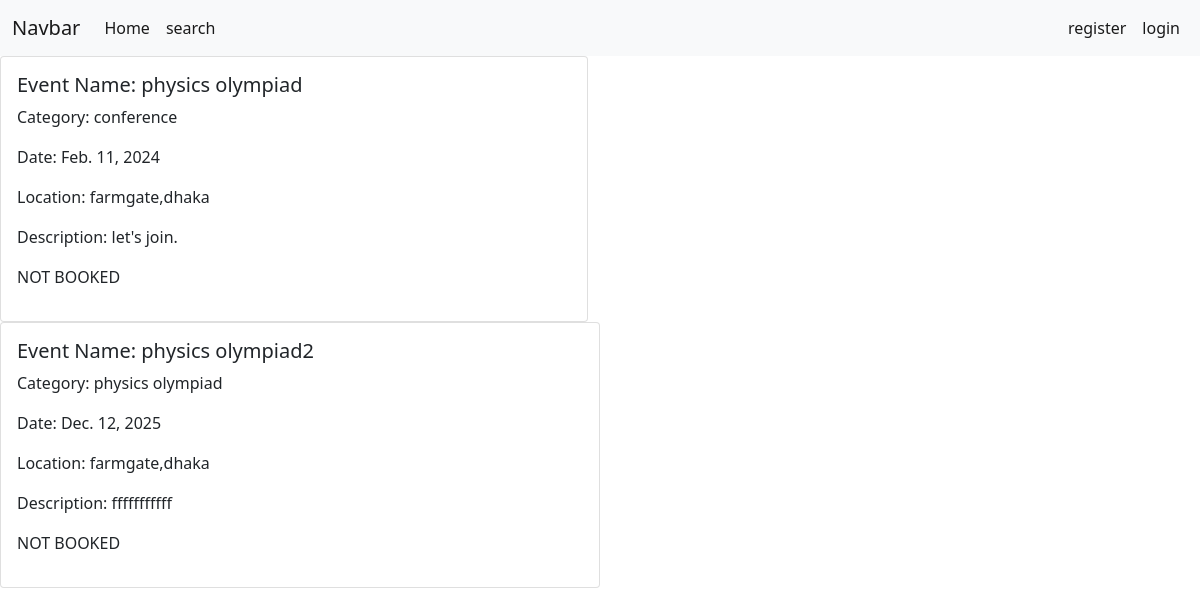
Before: / with the older database file.
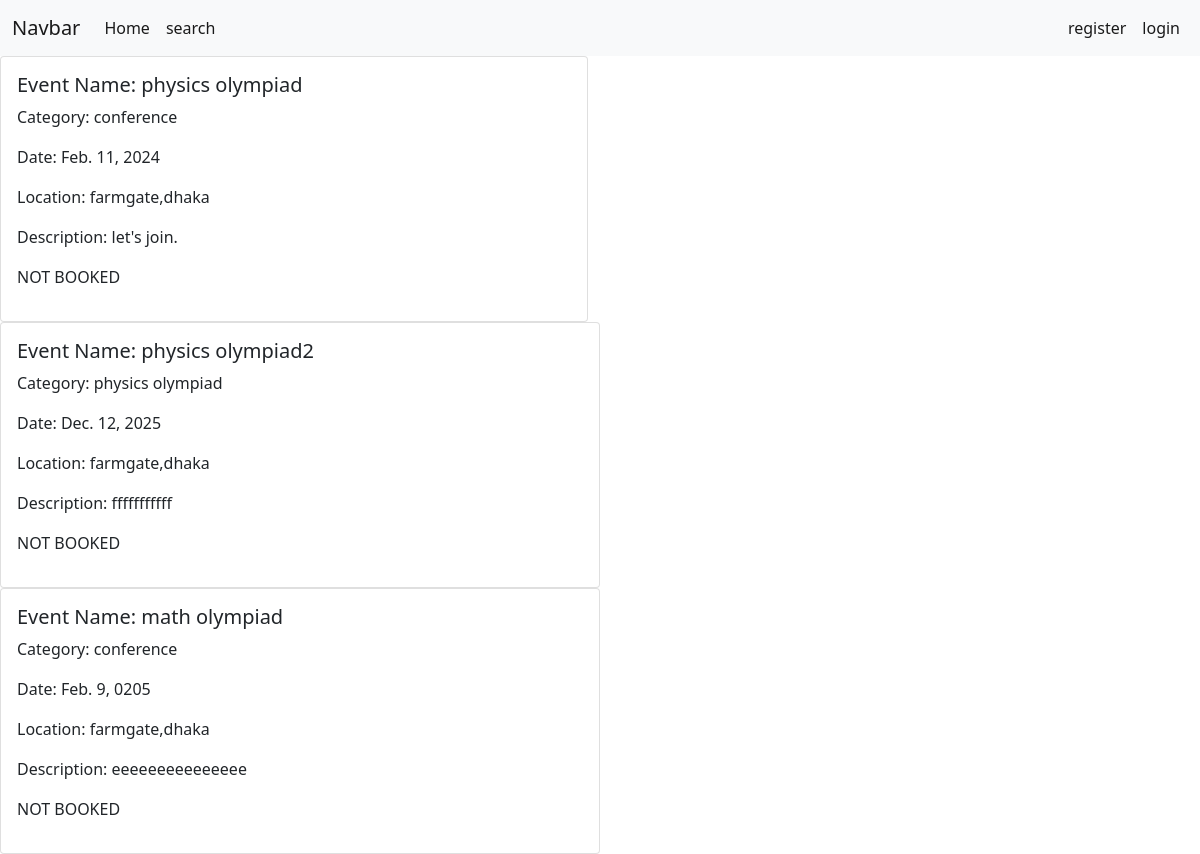
After: the same page with the newer database file.
### events/models.py (models this page shows, shortened)
class Event(models.Model):
    name = models.CharField(max_length=30)
    category = models.ForeignKey(Category,on_delete=models.CASCADE,blank=True,null=True)
    date= models.DateField(null=True,blank=True)
    location = models.CharField(max_length=50)
    description = models.TextField(max_length=200)

### categories/models.py (models this page shows, shortened)
class Category(models.Model):
    name = models.CharField(max_length=30)

### event_project/views.py (the view)
# urls.py: path('', views.home,name="homepage"),
def home(request):
    data = Event.objects.all()
    return render(request,'home.html',{'data':data})

### templates/home.html (shortened to what this page needs)
{% extends 'index.html' %}
{% block content %}
<div class="row">
    {% for event in data %}
    <div class="col-sm-6">
      <div class="card">
        <div class="card-body">
          <h5 class="card-title">Event Name: {{ event.name }}</h5>
          <p class="card-text">Category: {{ event.category.name }}</p>
          <p class="card-text">Date: {{ event.date }}</p>
          <p class="card-text">Location: {{ event.location }}</p>
          <p class="card-text">Description: {{ event.description }}</p>
          {% if request.user.is_authenticated %}
          <p>BOOKED</p>
          {% else %}
          <p> NOT BOOKED</p>
          {% endif %}
        </div>
      </div>
    </div>
    </div>
  {% endfor %}
{% endblock %}

### templates/index.html (shortened to what this page needs)
<!doctype html>
<html lang="en">
    <link href="https://cdn.jsdelivr.net/npm/bootstrap@5.0.2/dist/css/bootstrap.min.css"
    rel="stylesheet"
>
  </head>
  <body>
    <nav class="navbar navbar-expand-lg navbar-light bg-light">
        <div class="container-fluid">
          <a class="navbar-brand" href="{% url 'homepage' %}">Navbar</a>
          <div class="collapse navbar-collapse" id="navbarSupportedContent">
            <ul class="navbar-nav me-auto mb-2 mb-lg-0">
              <li class="nav-item">
                <a class="nav-link active" aria-current="page" href="{% url 'homepage' %}">Home</a>
              </li>
              <li class="nav-item">
                <a class="nav-link active" aria-current="page" href="{% url 'search' %}">
                  search
              </a>
              </li>
              </ul>
              <div class="d-flex">
                {% if request.user.is_authenticated %}
                <ul class="navbar-nav me-auto mb-2 mb-lg-0">
                  <li class="nav-item">
                    <a class="nav-link active" aria-current="page" href="{% url 'add_profile' %}"> your profile</a>
                  </li>
                  <li class="nav-item">
                    <a class="nav-link active" aria-current="page" href="{% url 'add_category' %}">add category</a>
                  </li>
                  <li class="nav-item">
                    <a class="nav-link active" aria-current="page" href="{% url 'add_event' %}">add event</a>
                  </li>
                  <li class="nav-item">
                    <a class="nav-link active" aria-current="page" href="{% url 'booked_event' %}">booked event</a>
                  </li>
                  <li class="nav-item">
                    <a class="nav-link active" aria-current="page" href="{% url 'user_logout' %}">logout</a>
                  </li>
                  </ul>
                {% else %}
                <ul class="navbar-nav me-auto mb-2 mb-lg-0">
                  <li class="nav-item">
                    <a class="nav-link active" aria-current="page" href="{% url 'register' %}">register</a>
                  </li>
                  <li class="nav-item">
                    <a class="nav-link active" aria-current="page" href="{% url 'user_login' %}">login</a>
                  </li>
                  </ul>
                {% endif %}
            </div>
        </div>
      </div>
    </nav>
    {% block content %} {% endblock %}
</body>
</html>

Changed rows visible on the page:
added Event: name "math olympiad", category.name "conference", date "Feb. 9, 0205", location "farmgate,dhaka", description "eeeeeeeeeeeeeee"
